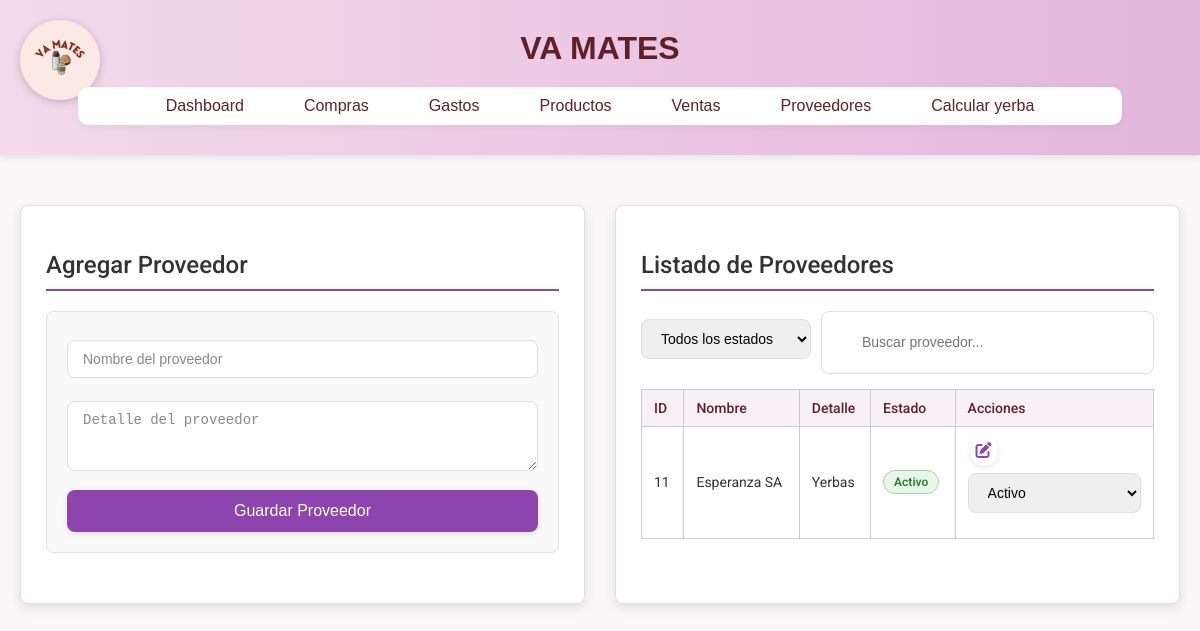
Before: /proveedores/index.php with the older database file.
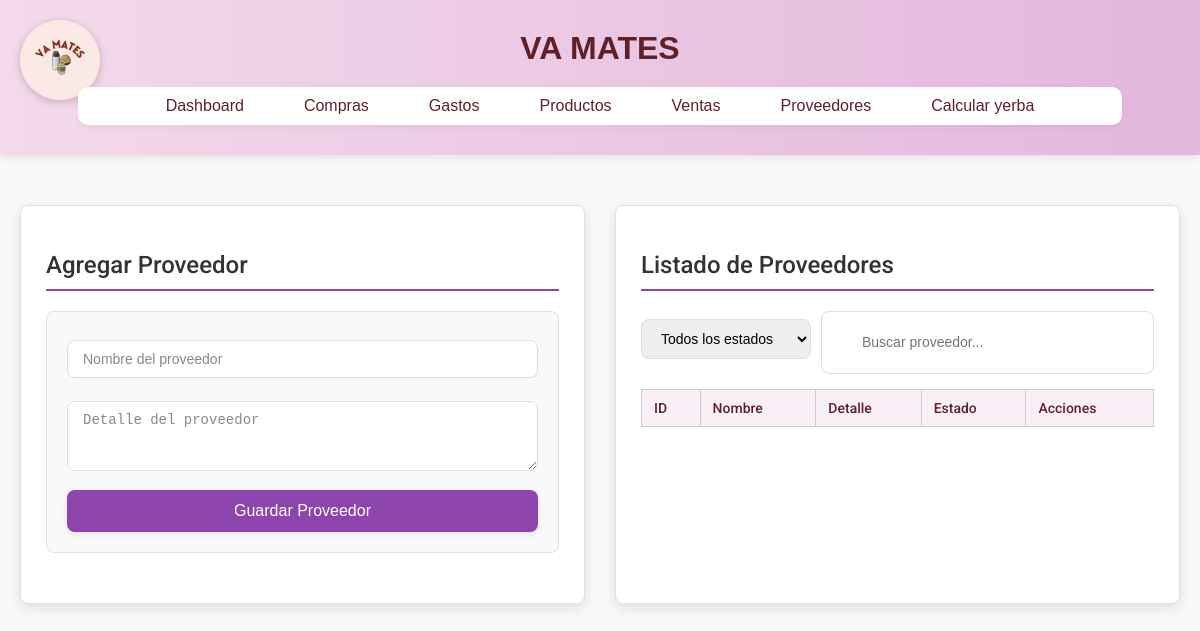
After: the same page with the newer database file.
### tables this page shows
CREATE TABLE `proveedores` (
  `id` int(11) NOT NULL,
  `nombre` varchar(100) NOT NULL,
  `detalle` text DEFAULT NULL,
  `estado` enum('activo','desactivado') NOT NULL DEFAULT 'activo'
);

### proveedores/index.php (the view, shortened to what this page needs)
<?php include '../includes/header.php'; ?>
<head>
    <link rel="stylesheet" href="/vamates3/assets/css/styles.css">
    <link rel="stylesheet" href="https://cdnjs.cloudflare.com/ajax/libs/font-awesome/6.4.0/css/all.min.css">
</head>
<body>
<div class="container">
    <div class="column left">
        <h2>Agregar Proveedor</h2>
        <form action="add_proveedor.php" method="post" class="form-container">
            <input class="control" type="text" name="nombre" placeholder="Nombre del proveedor" required>
            <textarea class="control" name="detalle" placeholder="Detalle del proveedor" rows="3"></textarea>
            <input class="btn-submit" type="submit" value="Guardar Proveedor">
        </form>
    </div>
    <div class="column right">
        <h2>Listado de Proveedores</h2>
        <div style="display: flex; gap: 10px; margin-bottom: 15px;">
            <select id="filtroEstado" class="control" onchange="filtrarProveedores()" style="flex: 1;">
                <option value="">Todos los estados</option>
            </select>
            <input type="text" id="buscarProveedor" class="search-input" placeholder="Buscar proveedor..." onkeyup="filtrarProveedores()" style="flex: 2;">
        </div>
        <?php
        include '../config/config.php';
        ?>
        <?php
        $sql = "SELECT * FROM proveedores ORDER BY nombre ASC";
        $result = $conn->query($sql);
        ?>
        <table id="tablaProveedores">
            <thead>
                <tr>
                    <th>ID</th>
                    <th>Nombre</th>
                    <th>Detalle</th>
                    <th>Estado</th>
                    <th>Acciones</th>
                </tr>
            </thead>
            <tbody>
            <?php while($proveedor = $result->fetch_assoc()): ?>
                <tr id="fila-proveedor-<?= $proveedor['id'] ?>" class="<?= $proveedor['estado'] == 'desactivado' ? 'proveedor-inactivo' : '' ?>">
                    <td><?= $proveedor['id'] ?></td>
                    <td><?= htmlspecialchars($proveedor['nombre']) ?></td>
                    <td><?= htmlspecialchars($proveedor['detalle']) ?></td>
                    <td>
                        <span class="badge <?= $proveedor['estado'] == 'activo' ? 'badge-activo' : 'badge-inactivo' ?>">
                            <?= ucfirst($proveedor['estado']) ?>
                        </span>
                    </td>
                    <td>
                        <button class="btn-action btn-edit" onclick="editarProveedor(<?= $proveedor['id'] ?>)">
                            <i class="fas fa-edit"></i>
                        </button>
                        <select class="control" onchange="cambiarEstado(<?= $proveedor['id'] ?>, this.value)">
                            <option value="activo" <?= $proveedor['estado'] == 'activo' ? 'selected' : '' ?>>Activo</option>
                        </select>
                    </td>
                </tr>
            <?php endwhile; ?>
            </tbody>
        </table>
    </div>
</div>
</body>

Changed rows visible on the page:
removed proveedores: id "11", nombre "Esperanza SA", detalle "Yerbas", estado "Activo", estado+id "Activo"
